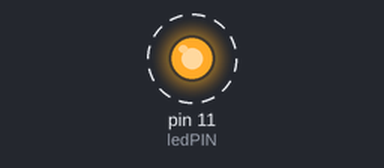
A sketch run on a simulated Arduino Uno, built with avr-gcc and run on an emulated ATmega328P. On the bench: output pins drawn as LEDs (lit = HIGH). Dashed ring = blinking.

Above: at 0.5 s.
Timing chart, 0 to 4.6 s (numbered marks = the images above):
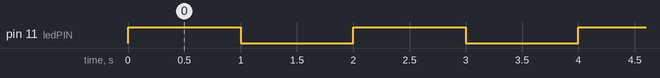

Measured:
- by itself, pin 11 (ledPIN): alternates HIGH for 1.0 s and LOW for 1.0 s

The sketch:

EncendidoDeUnLED_Pag8_.ino
```cpp
/* TRANSCRITO POR GUSTAVO JARRO CALLIZAYA*/
 /*DEL*/
 /*TEXTO: ROBOTICA CON ARDUINO 3 (SECUNDARI COMUNITARIA PRODUCTIVA
 * ) "TECHHOME"*/
  /* PRACTICA:ENCENDIDO DE UN LED
   *  PAGINA 8  DEL TEXTO*   */
const int ledPIN=11;

void setup() {
  // put your setup code here, to run once:
Serial.begin(9600);/*Iniciar puerto de serie*/
pinMode(ledPIN, OUTPUT); /*definir pin como Salida*/
}

void loop() {
  // put your main code here, to run repeatedly:
  digitalWrite(ledPIN, HIGH); /*Poner el PIN en HIGH*/
  delay(1000); /*Esperar un Segundo*/
  digitalWrite(ledPIN, LOW); /*Poner el PIN en LOW*/
  delay(1000); /*Esperar un Segundo*/
}
```
